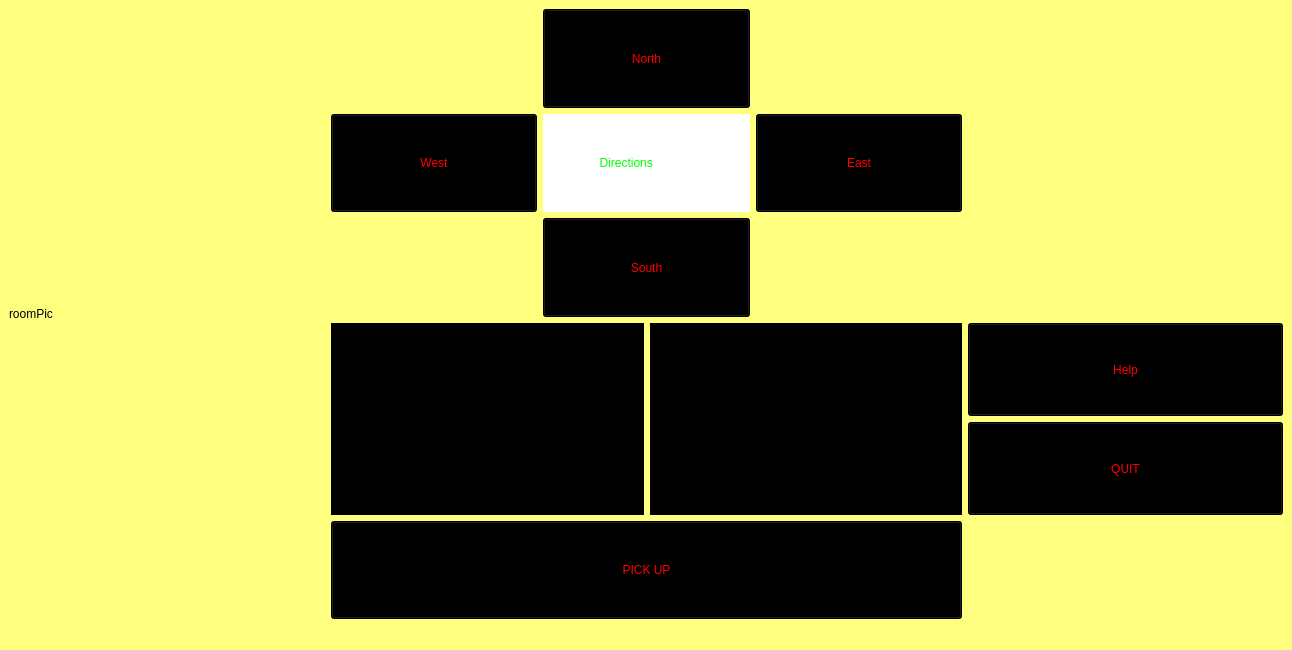
<?xml version="1.0" encoding="UTF-8"?>
<ui version="4.0">
 <class>MainWindow</class>
 <widget class="QMainWindow" name="MainWindow">
  <property name="geometry">
   <rect>
    <x>0</x>
    <y>0</y>
    <width>1292</width>
    <height>650</height>
   </rect>
  </property>
  <property name="windowTitle">
   <string>MainWindow</string>
  </property>
  <property name="styleSheet">
   <string notr="true">background-color: rgb(255, 255, 127);</string>
  </property>
  <widget class="QWidget" name="centralwidget">
   <layout class="QGridLayout" name="gridLayout">
    <item row="3" column="5">
     <layout class="QVBoxLayout" name="verticalLayout">
      <item>
       <widget class="QPushButton" name="Help">
        <property name="sizePolicy">
         <sizepolicy hsizetype="Preferred" vsizetype="Preferred">
          <horstretch>0</horstretch>
          <verstretch>0</verstretch>
         </sizepolicy>
        </property>
        <property name="styleSheet">
         <string notr="true">background-color: rgb(0, 0, 0);
color: rgb(255, 0, 0);
font: 9pt &quot;Algerian&quot;;</string>
        </property>
        <property name="text">
         <string>Help</string>
        </property>
       </widget>
      </item>
      <item>
       <widget class="QPushButton" name="quit">
        <property name="sizePolicy">
         <sizepolicy hsizetype="Preferred" vsizetype="Preferred">
          <horstretch>0</horstretch>
          <verstretch>0</verstretch>
         </sizepolicy>
        </property>
        <property name="styleSheet">
         <string notr="true">background-color: rgb(0, 0, 0);
color: rgb(255, 0, 0);
font: 9pt &quot;Algerian&quot;;</string>
        </property>
        <property name="text">
         <string>QUIT</string>
        </property>
       </widget>
      </item>
     </layout>
    </item>
    <item row="0" column="5" rowspan="3">
     <layout class="QHBoxLayout" name="horizontalLayout">
      <property name="sizeConstraint">
       <enum>QLayout::SetNoConstraint</enum>
      </property>
      <item>
       <widget class="QLabel" name="map">
        <property name="sizePolicy">
         <sizepolicy hsizetype="Preferred" vsizetype="Preferred">
          <horstretch>0</horstretch>
          <verstretch>0</verstretch>
         </sizepolicy>
        </property>
        <property name="text">
         <string/>
        </property>
       </widget>
      </item>
     </layout>
    </item>
    <item row="3" column="2" colspan="2">
     <layout class="QHBoxLayout" name="horizontalLayout_3">
      <item>
       <widget class="QListWidget" name="listWidget">
        <property name="sizePolicy">
         <sizepolicy hsizetype="Preferred" vsizetype="Preferred">
          <horstretch>0</horstretch>
          <verstretch>0</verstretch>
         </sizepolicy>
        </property>
        <property name="styleSheet">
         <string notr="true">font: 9pt &quot;Algerian&quot;;
background-color: rgb(0, 0, 0);
color: rgb(255, 0, 0);</string>
        </property>
       </widget>
      </item>
      <item>
       <widget class="QTextBrowser" name="textBox">
        <property name="sizePolicy">
         <sizepolicy hsizetype="Preferred" vsizetype="Preferred">
          <horstretch>0</horstretch>
          <verstretch>0</verstretch>
         </sizepolicy>
        </property>
        <property name="styleSheet">
         <string notr="true">font: 9pt &quot;Algerian&quot;;
background-color: rgb(0, 0, 0);
color: rgb(255, 0, 0);</string>
        </property>
       </widget>
      </item>
     </layout>
    </item>
    <item row="0" column="0" rowspan="5">
     <layout class="QHBoxLayout" name="horizontalLayout_2">
      <item>
       <widget class="QLabel" name="roomPic">
        <property name="sizePolicy">
         <sizepolicy hsizetype="Preferred" vsizetype="Ignored">
          <horstretch>0</horstretch>
          <verstretch>0</verstretch>
         </sizepolicy>
        </property>
        <property name="text">
         <string>roomPic</string>
        </property>
       </widget>
      </item>
     </layout>
    </item>
    <item row="4" column="2" colspan="2">
     <layout class="QHBoxLayout" name="horizontalLayout_4">
      <item>
       <widget class="QPushButton" name="pick_up">
        <property name="sizePolicy">
         <sizepolicy hsizetype="Preferred" vsizetype="Preferred">
          <horstretch>0</horstretch>
          <verstretch>0</verstretch>
         </sizepolicy>
        </property>
        <property name="styleSheet">
         <string notr="true">background-color: rgb(0, 0, 0);
color: rgb(255, 0, 0);
font: 9pt &quot;Algerian&quot;;</string>
        </property>
        <property name="text">
         <string>PICK UP</string>
        </property>
       </widget>
      </item>
     </layout>
    </item>
    <item row="0" column="2" rowspan="3" colspan="2">
     <layout class="QGridLayout" name="gridLayout_2">
      <item row="2" column="1">
       <widget class="QPushButton" name="South">
        <property name="sizePolicy">
         <sizepolicy hsizetype="Preferred" vsizetype="Preferred">
          <horstretch>0</horstretch>
          <verstretch>0</verstretch>
         </sizepolicy>
        </property>
        <property name="styleSheet">
         <string notr="true">background-color: rgb(0, 0, 0);
color: rgb(255, 0, 0);
font: 9pt &quot;Algerian&quot;;</string>
        </property>
        <property name="text">
         <string>South</string>
        </property>
       </widget>
      </item>
      <item row="1" column="2">
       <widget class="QPushButton" name="East">
        <property name="sizePolicy">
         <sizepolicy hsizetype="Preferred" vsizetype="Preferred">
          <horstretch>0</horstretch>
          <verstretch>0</verstretch>
         </sizepolicy>
        </property>
        <property name="styleSheet">
         <string notr="true">background-color: rgb(0, 0, 0);
color: rgb(255, 0, 0);
font: 9pt &quot;Algerian&quot;;
</string>
        </property>
        <property name="text">
         <string>East</string>
        </property>
       </widget>
      </item>
      <item row="1" column="0">
       <widget class="QPushButton" name="West">
        <property name="sizePolicy">
         <sizepolicy hsizetype="Preferred" vsizetype="Preferred">
          <horstretch>0</horstretch>
          <verstretch>0</verstretch>
         </sizepolicy>
        </property>
        <property name="styleSheet">
         <string notr="true">background-color: rgb(0, 0, 0);
color: rgb(255, 0, 0);
font: 9pt &quot;Algerian&quot;;</string>
        </property>
        <property name="text">
         <string>West</string>
        </property>
       </widget>
      </item>
      <item row="1" column="1">
       <widget class="QLabel" name="dirLabel">
        <property name="styleSheet">
         <string notr="true">font: 9pt &quot;Algerian&quot;;
background-color: rgb(255, 255, 255);
color: rgb(0, 255, 0);
</string>
        </property>
        <property name="text">
         <string>                 Directions</string>
        </property>
       </widget>
      </item>
      <item row="0" column="1">
       <widget class="QPushButton" name="North">
        <property name="sizePolicy">
         <sizepolicy hsizetype="Minimum" vsizetype="Preferred">
          <horstretch>0</horstretch>
          <verstretch>0</verstretch>
         </sizepolicy>
        </property>
        <property name="styleSheet">
         <string notr="true">background-color: rgb(0, 0, 0);
color: rgb(255, 0, 0);
font: 9pt &quot;Algerian&quot;;</string>
        </property>
        <property name="text">
         <string>North</string>
        </property>
       </widget>
      </item>
     </layout>
    </item>
   </layout>
  </widget>
  <widget class="QMenuBar" name="menubar">
   <property name="geometry">
    <rect>
     <x>0</x>
     <y>0</y>
     <width>1292</width>
     <height>25</height>
    </rect>
   </property>
  </widget>
  <widget class="QStatusBar" name="statusbar"/>
 </widget>
 <resources/>
 <connections/>
</ui>
